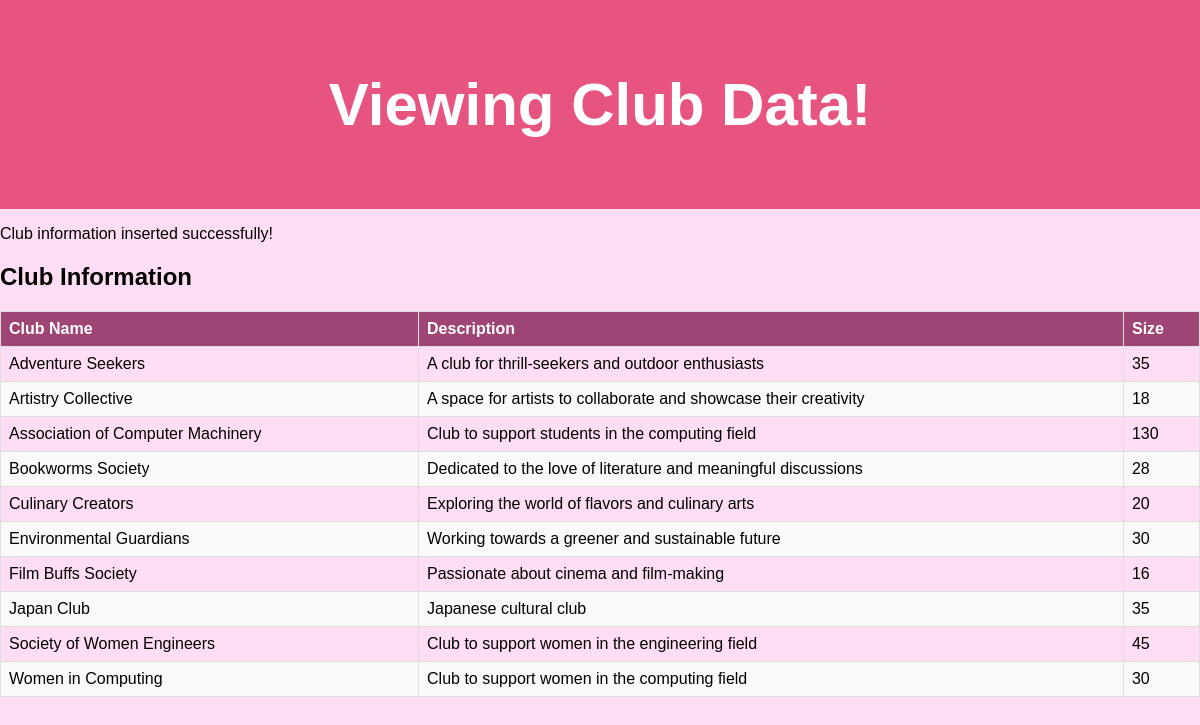
The page /add_new_clubs.php on the database its author committed.
### tables this page shows
CREATE TABLE Clubs(
    club_name CHAR(100),
    long_desc CHAR(200),
    club_size INT,
    PRIMARY KEY(club_name)
);

### add_new_clubs.php (the view, shortened to what this page needs)
<html>
<head>
</head>
<body>
<header>
    <h1>Viewing Club Data!</h1>
    </header>
<?php
  $config = parse_ini_file("config.ini");
  $server = $config["host"];
  $username = $config["user"];
  $password = $config["password"];
  $database = $config["database"];
  $cn = mysqli_connect($server, $username, $password, $database);
  $clubName = $_POST["clubName"];
  $desc = $_POST["desc"];
  $clubSize = $_POST["size"];
  $q_club = "INSERT INTO Clubs VALUES (?, ?, ?)";
  $st_club = $cn->stmt_init();
  $st_club->prepare($q_club);
  $st_club->bind_param("sss", $clubName, $desc, $clubSize);
  $insertResult = $st_club->execute();
  $q_club_view = "SELECT * FROM Clubs";
  $st_club_view = $cn->stmt_init();
  $st_club_view->prepare($q_club_view);
  $st_club_view->execute();
  $st_club_view->bind_result($club_name, $desc, $size);
  if ($insertResult) {
      echo "<p>Club information inserted successfully!</p>";
  } else {
      echo "<p>Error inserting club information: " . $st_club->error . "</p>";
  }
    echo "<h2>Club Information</h2>";
    echo "<table border='1'>";
    echo "<thead><tr><th>Club Name</th><th>Description</th><th>Size</th></tr></thead>";
    echo "<tbody>";
    while ($st_club_view->fetch()) {
      echo "<tr>";
      echo "<td>$club_name</td>";
      echo "<td>$desc</td>";
      echo "<td>$size</td>";
      echo "</tr>";
    }
    echo "</tbody></table>";
?>
</body>
</html>

### add_new_clubs.php (style rules this page uses)
body { font-family: Arial, sans-serif; margin: 0; padding: 0; background-color: #ffddf4; }
header { font-size: 30px; color: #fff; text-align: center; padding: 1em; background-color: #e75480; }
table { border-collapse: collapse; width: 100%; margin-top: 20px; }
th, td { border: 1px solid #ddd; padding: 8px; text-align: left; }
th { background-color: #9f4576; color: #fff; }
tr:nth-child(even) { background-color: #f9f9f9; }

### rows shown on the page
clubs: club_name "Adventure Seekers", long_desc "A club for thrill-seekers and outdoor enthusiasts", club_size "35"
clubs: club_name "Artistry Collective", long_desc "A space for artists to collaborate and showcase their creativity", club_size "18"
clubs: club_name "Association of Computer Machinery", long_desc "Club to support students in the computing field", club_size "130"
clubs: club_name "Bookworms Society", long_desc "Dedicated to the love of literature and meaningful discussions", club_size "28"
clubs: club_name "Culinary Creators", long_desc "Exploring the world of flavors and culinary arts", club_size "20"
clubs: club_name "Environmental Guardians", long_desc "Working towards a greener and sustainable future", club_size "30"
clubs: club_name "Film Buffs Society", long_desc "Passionate about cinema and film-making", club_size "16"
clubs: club_name "Japan Club", long_desc "Japanese cultural club", club_size "35"
clubs: club_name "Society of Women Engineers", long_desc "Club to support women in the engineering field", club_size "45"
clubs: club_name "Women in Computing", long_desc "Club to support women in the computing field", club_size "30"
